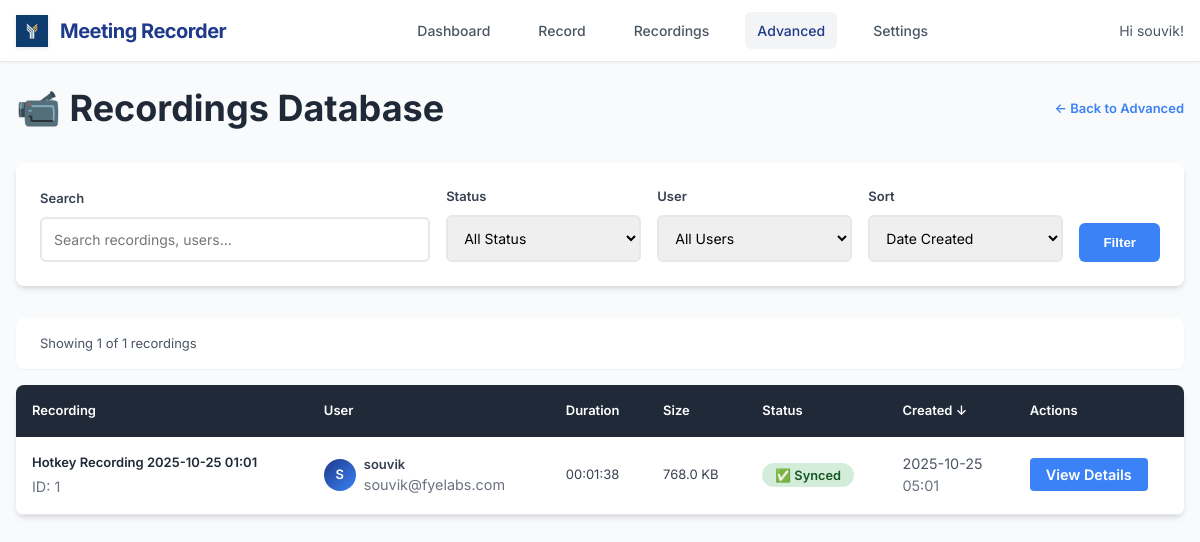
Page /admin/recordings (signed in) on the earlier database version.
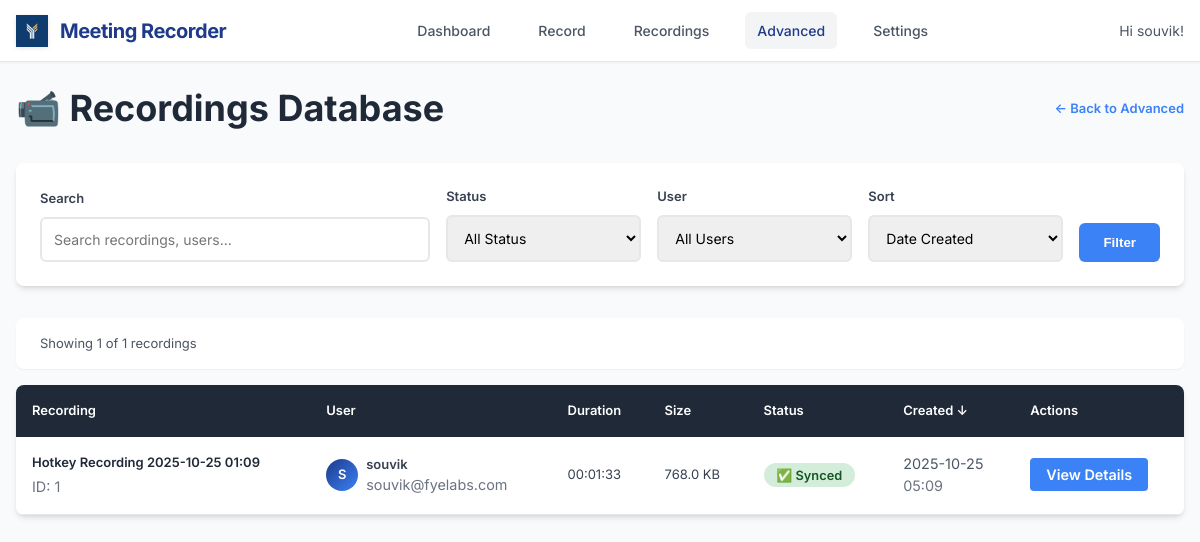
Same page on the later database version.
### models.py (models this page shows, shortened)
class Recording(db.Model):
    id = db.Column(db.Integer, primary_key=True)
    title = db.Column(db.String(200), nullable=False)
    filename = db.Column(db.String(255), nullable=False)
    file_path = db.Column(db.String(500), nullable=False)
    file_size = db.Column(db.BigInteger, default=0)  # in bytes
    duration = db.Column(db.Integer, default=0)  # in seconds
    created_at = db.Column(db.DateTime, default=datetime.utcnow)
    started_at = db.Column(db.DateTime)
    ended_at = db.Column(db.DateTime)
    monitor_name = db.Column(db.String(200))
    resolution = db.Column(db.String(50))  # e.g., "1920x1080"
    uploaded = db.Column(db.Boolean, default=False)
    upload_url = db.Column(db.String(500))  # Legacy field - kept for compatibility
    video_url = db.Column(db.String(500))
    transcript_url = db.Column(db.String(500))
    thumbnail_url = db.Column(db.String(500))
    upload_status = db.Column(db.String(50), default='pending')  # pending, uploading, completed, failed
    upload_metadata = db.Column(db.Text)  # JSON metadata from upload
    user_id = db.Column(db.Integer, db.ForeignKey('user.id'), nullable=False)
    status = db.Column(db.String(50), default='completed')  # recording, processing, completed, failed

class User(UserMixin, db.Model):
    id = db.Column(db.Integer, primary_key=True)
    username = db.Column(db.String(80), unique=True, nullable=False)
    email = db.Column(db.String(120), unique=True, nullable=False)
    password_hash = db.Column(db.String(128))
    created_at = db.Column(db.DateTime, default=datetime.utcnow)
    is_active = db.Column(db.Boolean, default=True)
    default_monitor = db.Column(db.String(200))  # Default monitor for recordings
    auto_delete_days = db.Column(db.Integer, default=30)  # Auto-delete recordings after N days
    recordings = db.relationship('Recording', backref='user', lazy=True)

### app.py (the view, shortened to what this page needs)
@app.route('/admin/recordings')
@login_required
def admin_recordings():
    try:
        page = request.args.get('page', 1, type=int)
        per_page = 20
        search = request.args.get('search', '').strip()
        status_filter = request.args.get('status', 'all')
        user_filter = request.args.get('user', 'all')
        sort_by = request.args.get('sort', 'created_at')
        sort_order = request.args.get('order', 'desc')
        query = db.session.query(Recording, User).join(User)
        if user_filter != 'all':
            query = query.filter(User.id == int(user_filter))
        if sort_by == 'title':
            sort_column = Recording.title
        elif sort_by == 'username':
            sort_column = User.username
        elif sort_by == 'duration':
            sort_column = Recording.duration
        elif sort_by == 'file_size':
            sort_column = Recording.file_size
        elif sort_by == 'upload_status':
            sort_column = Recording.upload_status
        else:
            sort_column = Recording.created_at
        if sort_order == 'asc':
            query = query.order_by(sort_column.asc())
        else:
            query = query.order_by(sort_column.desc())
        recordings = query.paginate(page=page, per_page=per_page, error_out=False)
        users = User.query.all()
        return render_template('admin/recordings.html',
                             recordings=recordings,
                             users=users,
                             search=search,
                             status_filter=status_filter,
                             user_filter=user_filter,
                             sort_by=sort_by,
                             sort_order=sort_order)
    except Exception as e:
        logger.error(f"❌ Advanced recordings error: {e}")
        return f"Database error: {e}", 500

### app.py (called while the page is built)
def format_file_size(size_bytes):
    if not size_bytes:
        return "0 B"
    for unit in ['B', 'KB', 'MB', 'GB']:
        if size_bytes < 1024:
            return f"{size_bytes:.1f} {unit}"
        size_bytes /= 1024
    return f"{size_bytes:.1f} TB"

def format_duration(seconds):
    if not seconds:
        return "00:00:00"
    hours = seconds // 3600
    minutes = (seconds % 3600) // 60
    secs = seconds % 60
    return f"{hours:02d}:{minutes:02d}:{secs:02d}"

@app.context_processor
def utility_processor():
    return dict(format_file_size=format_file_size, format_duration=format_duration)

@login_manager.user_loader
def load_user(user_id):
    return db.session.get(User, int(user_id))  # Fix SQLAlchemy deprecation

### templates/admin/recordings.html (shortened to what the changed rows need)
{% extends "base.html" %}
{% block content %}
<div style="display: flex; justify-content: space-between; align-items: center; margin-bottom: 2rem;">
    <h1 style="color: var(--gray-800); margin: 0;">📹 Recordings Database</h1>
</div>
{% if recordings.items %}
<div style="background: white; border-radius: 8px; overflow: hidden; box-shadow: var(--shadow-md);">
    <table style="width: 100%; border-collapse: collapse;">
        <thead>
            <tr style="background: var(--gray-800); color: white;">
                <th style="padding: 1rem; text-align: left; font-weight: 600;">
                    <a href="?sort=title&order={{ 'asc' if sort_by == 'title' and sort_order == 'desc' else 'desc' }}&search={{ search }}&status={{ status_filter }}&user={{ user_filter }}"
                       style="color: white; text-decoration: none;">
                        Recording {% if sort_by == 'title' %}{{ '↑' if sort_order == 'asc' else '↓' }}{% endif %}
                    </a>
                </th>
                <th style="padding: 1rem; text-align: left; font-weight: 600;">
                    <a href="?sort=username&order={{ 'asc' if sort_by == 'username' and sort_order == 'desc' else 'desc' }}&search={{ search }}&status={{ status_filter }}&user={{ user_filter }}"
                       style="color: white; text-decoration: none;">
                        User {% if sort_by == 'username' %}{{ '↑' if sort_order == 'asc' else '↓' }}{% endif %}
                    </a>
                </th>
                <th style="padding: 1rem; text-align: left; font-weight: 600;">
                    <a href="?sort=duration&order={{ 'asc' if sort_by == 'duration' and sort_order == 'desc' else 'desc' }}&search={{ search }}&status={{ status_filter }}&user={{ user_filter }}"
                       style="color: white; text-decoration: none;">
                        Duration {% if sort_by == 'duration' %}{{ '↑' if sort_order == 'asc' else '↓' }}{% endif %}
                    </a>
                </th>
                <th style="padding: 1rem; text-align: left; font-weight: 600;">
                    <a href="?sort=file_size&order={{ 'asc' if sort_by == 'file_size' and sort_order == 'desc' else 'desc' }}&search={{ search }}&status={{ status_filter }}&user={{ user_filter }}"
                       style="color: white; text-decoration: none;">
                        Size {% if sort_by == 'file_size' %}{{ '↑' if sort_order == 'asc' else '↓' }}{% endif %}
                    </a>
                </th>
                <th style="padding: 1rem; text-align: left; font-weight: 600;">
                    <a href="?sort=upload_status&order={{ 'asc' if sort_by == 'upload_status' and sort_order == 'desc' else 'desc' }}&search={{ search }}&status={{ status_filter }}&user={{ user_filter }}"
                       style="color: white; text-decoration: none;">
                        Status {% if sort_by == 'upload_status' %}{{ '↑' if sort_order == 'asc' else '↓' }}{% endif %}
                    </a>
                </th>
                <th style="padding: 1rem; text-align: left; font-weight: 600;">
                    <a href="?sort=created_at&order={{ 'asc' if sort_by == 'created_at' and sort_order == 'desc' else 'desc' }}&search={{ search }}&status={{ status_filter }}&user={{ user_filter }}"
                       style="color: white; text-decoration: none;">
                        Created {% if sort_by == 'created_at' %}{{ '↑' if sort_order == 'asc' else '↓' }}{% endif %}
                    </a>
                </th>
                <th style="padding: 1rem; text-align: left; font-weight: 600;">Actions</th>
            </tr>
        </thead>
        <tbody>
            {% for recording, user in recordings.items %}
            <tr style="border-bottom: 1px solid var(--gray-200);" onmouseover="this.style.backgroundColor='var(--gray-50)'" onmouseout="this.style.backgroundColor='white'">
                <td style="padding: 1rem; vertical-align: middle;">
                    <div>
                        <a href="{{ url_for('admin_recording_detail', recording_id=recording.id) }}"
                           style="font-weight: 600; color: var(--gray-800); text-decoration: none;">
                            {{ recording.title }}
                        </a>
                        <div style="color: var(--gray-500); font-size: 0.9rem; margin-top: 0.25rem;">
                            ID: {{ recording.id }}
                        </div>
                    </div>
                </td>
                <td style="padding: 1rem; vertical-align: middle;">
                    <div style="display: flex; align-items: center;">
                        <div style="width: 32px; height: 32px; border-radius: 50%; background: linear-gradient(135deg, var(--primary-blue), var(--secondary-blue)); display: flex; align-items: center; justify-content: center; color: white; font-weight: 600; margin-right: 0.5rem;">
                            {{ user.username[0].upper() }}
                        </div>
                        <div>
                            <div style="font-weight: 600;">{{ user.username }}</div>
                            <div style="color: var(--gray-500); font-size: 0.9rem;">{{ user.email }}</div>
                        </div>
                    </div>
                </td>
                <td style="padding: 1rem; vertical-align: middle;">
                    {{ format_duration(recording.duration) }}
                </td>
                <td style="padding: 1rem; vertical-align: middle;">
                    {{ format_file_size(recording.file_size) }}
                </td>
                <td style="padding: 1rem; vertical-align: middle;">
                    {% if recording.upload_status == 'completed' and recording.uploaded %}
                        <span style="background-color: #d4edda; color: #155724; padding: 0.3rem 0.8rem; border-radius: 20px; font-size: 0.8rem; font-weight: 600;">✅ Synced</span>
                    {% elif recording.upload_status == 'uploading' %}
                        <span style="background-color: #cce5ff; color: #004085; padding: 0.3rem 0.8rem; border-radius: 20px; font-size: 0.8rem; font-weight: 600;">⬆️ Uploading</span>
                    {% elif recording.upload_status == 'failed' %}
                        <span style="background-color: #f8d7da; color: #721c24; padding: 0.3rem 0.8rem; border-radius: 20px; font-size: 0.8rem; font-weight: 600;">❌ Failed</span>
                    {% else %}
                        <span style="background-color: #fff3cd; color: #856404; padding: 0.3rem 0.8rem; border-radius: 20px; font-size: 0.8rem; font-weight: 600;">💾 Local</span>
                    {% endif %}
                </td>
                <td style="padding: 1rem; vertical-align: middle;">
                    <div style="color: var(--gray-600); font-size: 0.9rem;">
                        {{ recording.created_at.strftime('%Y-%m-%d') if recording.created_at else 'N/A' }}
                        <br>
                        <span style="color: var(--gray-500);">{{ recording.created_at.strftime('%H:%M') if recording.created_at else '' }}</span>
                    </div>
                </td>
                <td style="padding: 1rem; vertical-align: middle;">
                    <a href="{{ url_for('admin_recording_detail', recording_id=recording.id) }}"
                       style="background: var(--secondary-blue); color: white; padding: 0.5rem 1rem; text-decoration: none; border-radius: 4px; font-size: 0.9rem; font-weight: 600;">
                        View Details
                    </a>
                </td>
            </tr>
            {% endfor %}
        </tbody>
    </table>
</div>
{% endif %}
{% endblock %}

Differences in the rows shown:
changed Recording "768.0 KB": title "Hotkey Recording 2025-10-25 01:01" → "Hotkey Recording 2025-10-25 01:09"; duration "00:01:38" → "00:01:33"; created_at "05:01" → "05:09"
